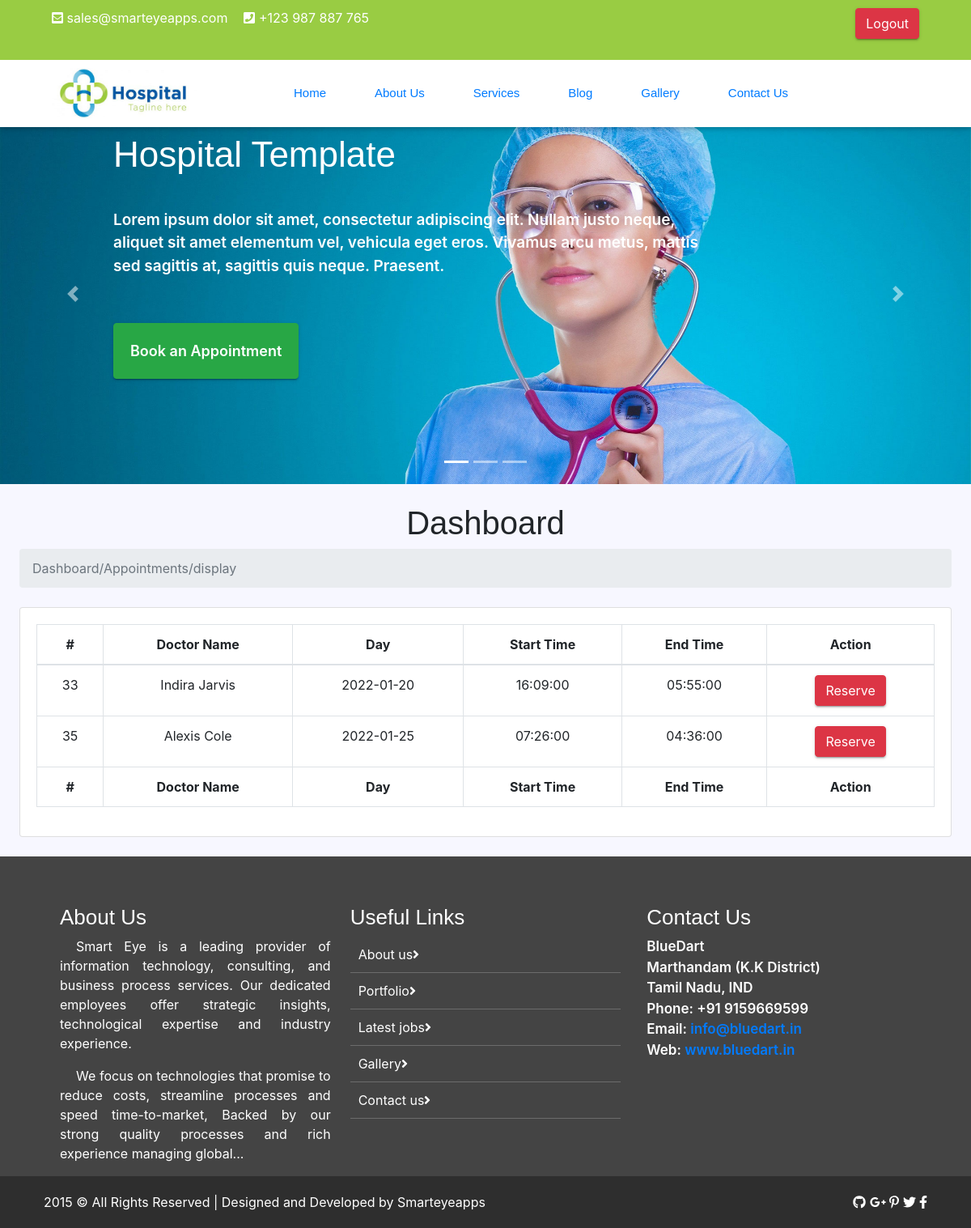
Page /availableAppointments.php (signed in) on the committed database.
### tables this page shows
CREATE TABLE `appointments_doctor`
(
    `id`        tinyint(4) NOT NULL,
    `day`       char(50) NOT NULL,
    `from_time` time     NOT NULL,
    `to_time`   time     NOT NULL,
    `doctor_id` tinyint(4) NOT NULL,
    `status`    tinyint(1) NOT NULL DEFAULT 0
);

CREATE TABLE `users`
(
    `id`             tinyint(4) NOT NULL,
    `name`           char(150) NOT NULL,
    `gender`         tinyint(1) NOT NULL COMMENT '"1 for male, 2 for female" ',
    `email`          char(100) NOT NULL,
    `password`       char(100) NOT NULL,
    `address`        char(150) NOT NULL,
    `phone`          char(11)  NOT NULL,
    `emergencyPhone` char(11)  NOT NULL,
    `image`          char(150) DEFAULT NULL,
    `role_id`        tinyint(100) NOT NULL
);

### availableAppointments.php (the view, shortened to what this page needs)
<?php
require './Admin/helpers/dbConnection.php';
$sql = "select appointments_doctor.*, users.name from users join `appointments_doctor` on appointments_doctor.doctor_id = users.id and appointments_doctor.status = 0";
$op = mysqli_query($con, $sql);
require '_layouts/header.php';
require '_layouts/slider.php';
?>
    <main style="text-align: center">
        <div class="container-fluid">
            <h1 class="mt-4">Dashboard</h1>
            <ol class="breadcrumb mb-4">
                <li class="breadcrumb-item active">Dashboard/Appointments/display</li>
                <?php
                echo '<br>';
                ?>
            </ol>
            <div class="card mb-4">
                <div class="card-body">
                    <div class="table-responsive">
                        <table class="table table-bordered" id="dataTable" width="100%" cellspacing="0">
                            <thead>
                            <tr>
                                <th>#</th>
                                <th>Doctor Name</th>
                                <th>Day</th>
                                <th>Start Time</th>
                                <th>End Time</th>
                                <th>Action</th>
                            </tr>
                            </thead>
                            <tfoot>
                            <tr>
                                <th>#</th>
                                <th>Doctor Name</th>
                                <th>Day</th>
                                <th>Start Time</th>
                                <th>End Time</th>
                                <th>Action</th>
                            </tfoot>
                            <tbody>
                            <?php
                            while ($data = mysqli_fetch_assoc($op)) {
                                ?>
                                <tr>
                                    <td><?php echo $data['id']; ?></td>
                                    <td><?php echo $data['name']; ?></td>
                                    <td><?php echo date('Y-m-d', $data['day']); ?></td>
                                    <td><?php echo $data['from_time']; ?></td>
                                    <td><?php echo $data['to_time']; ?></td>
                                    <td>
                                        <a href='reserved.php?id=<?php echo $data['id']; ?>'
                                           class='btn btn-danger m-r-1em'>Reserve</a>
                                    </td>
                                </tr>
                                <?php
                            }
                            ?>
                            </tbody>
                        </table>
                    </div>
                </div>
            </div>
        </div>
    </main>
<?php
require './_layouts/footer.php';
?>

### _layouts/header.php (shortened to what this page needs)
<!doctype html>
<html lang="en">
<head>
    <link rel="stylesheet" href="http://localhost/Hospital-MS/assets/css/bootstrap.min.css">
    <link rel="stylesheet" href="http://localhost/Hospital-MS/assets/css/fontawsom-all.min.css">
    <link rel="stylesheet" href="http://localhost/Hospital-MS/assets/css/animate.css">
    <link rel="stylesheet" type="text/css" href="http://localhost/Hospital-MS/assets/css/style.css"/>
    <link href="http://localhost/Hospital-MS/admin/assetsDir/css/styles.css" rel="stylesheet"/>
    <link href="https://cdn.datatables.net/1.10.20/css/dataTables.bootstrap4.min.css" rel="stylesheet"
/>
</head>
<body>
<header>
    <div class="header-top">
        <div class="container">
            <div class="row">
                <div class="col-lg-7 col-md-12 left-item">
                    <ul>
                        <li><i class="fas fa-envelope-square"></i> sales@smarteyeapps.com</li>
                        <li><i class="fas fa-phone-square"></i> +123 987 887 765</li>
                    </ul>
                </div>
                <div class="col-lg-5 d-none d-lg-block right-item">
                    <ul>
                        <?php if (isset($_SESSION['user'])) { ?>
                            <li><a class="btn btn-danger" href="/Hospital-MS/logout.php">Logout</a></li>
                        <?php } else { ?>
                            <li><a class="btn btn-group-lg" href="/Hospital-MS/admin/login.php">Login</a></li>
                                                        <li><a class="btn btn-danger" href="/Hospital-MS/signup.php">Signup</a></li>
                        <?php } ?>
                    </ul>
                </div>
            </div>
        </div>
    </div>
    <div id="nav-head" class="header-nav">
        <div class="container">
            <div class="row">
                <div class="col-md-3 col-sm-12 nav-img">
                    <img src="http://localhost/Hospital-MS/assets/images/logo.jpg" alt="">
                </div>
                <div id="menu" class="col-md-9 d-none d-md-block nav-item">
                    <ul>
                        <li><a href="../index.php">Home</a></li>
                        <li><a href="../about_us.php">About Us</a></li>
                        <li><a href="../services.php">Services</a></li>
                        <li><a href="../blog.php">Blog</a></li>
                        <li><a href="../gallery.php">Gallery</a></li>
                        <li><a href="../contact_us.php">Contact Us</a></li>
                    </ul>
                </div>
            </div>
        </div>
    </div>
</header>

### _layouts/slider.php (shortened to what this page needs)
<div class="slider-detail">
    <div id="carouselExampleIndicators" class="carousel slide" data-ride="carousel">
        <ol class="carousel-indicators">
            <li data-target="#carouselExampleIndicators" data-slide-to="0" class="active"></li>
            <li data-target="#carouselExampleIndicators" data-slide-to="1"></li>
            <li data-target="#carouselExampleIndicators" data-slide-to="2"></li>
        </ol>
        <div class="carousel-inner">
            <div class="carousel-item active">
                <img class="d-block w-100" src="http://localhost/Hospital-MS/assets/images/slider/slider_1.jpg"
                     alt="First slide">
                <div class="carousel-caption d-none d-md-block">
                    <h5 class="animated bounceInDown">Hospital Template</h5>
                    <p class="animated bounceInLeft">Lorem ipsum dolor sit amet, consectetur adipiscing elit. Nullam
                        justo neque, <br>
                        aliquet sit amet elementum vel, vehicula eget eros. Vivamus arcu metus, mattis <br>
                        sed sagittis at, sagittis quis neque. Praesent.</p>
                    <div class="row vbh">
                        <a class="btn btn-success animated bounceInUp" href="/Hospital-MS/specializations.php"> Book an
                            Appointment </a>
                    </div>
                </div>
            </div>
        </div>
        <a class="carousel-control-prev" href="#carouselExampleIndicators" role="button" data-slide="prev">
            <span class="carousel-control-prev-icon" aria-hidden="true"></span>
        </a>
        <a class="carousel-control-next" href="#carouselExampleIndicators" role="button" data-slide="next">
            <span class="carousel-control-next-icon" aria-hidden="true"></span>
        </a>
    </div>
</div>

### _layouts/footer.php (shortened to what this page needs)
<footer class="footer">
    <div class="container">
        <div class="row">
            <div class="col-md-4 col-sm-12">
                <h2>About Us</h2>
                <p>
                    Smart Eye is a leading provider of information technology, consulting, and business process
                    services. Our dedicated employees offer strategic insights, technological expertise and industry
                    experience.
                </p>
                <p>We focus on technologies that promise to reduce costs, streamline processes and speed time-to-market,
                    Backed by our strong quality processes and rich experience managing global... </p>
            </div>
            <div class="col-md-4 col-sm-12">
                <h2>Useful Links</h2>
                <ul class="list-unstyled link-list">
                    <li><a ui-sref="about" href="#/about">About us</a><i class="fa fa-angle-right"></i></li>
                    <li><a ui-sref="portfolio" href="#/portfolio">Portfolio</a><i class="fa fa-angle-right"></i></li>
                    <li><a ui-sref="products" href="#/products">Latest jobs</a><i class="fa fa-angle-right"></i></li>
                    <li><a ui-sref="gallery" href="#/gallery">Gallery</a><i class="fa fa-angle-right"></i></li>
                    <li><a ui-sref="contact" href="#/contact">Contact us</a><i class="fa fa-angle-right"></i></li>
                </ul>
            </div>
            <div class="col-md-4 col-sm-12 map-img">
                <h2>Contact Us</h2>
                <address class="md-margin-bottom-40">
                    BlueDart <br>
                    Marthandam (K.K District) <br>
                    Tamil Nadu, IND <br>
                    Phone: +91 9159669599 <br>
                    Email: <a href="mailto:info@anybiz.com" class="">info@bluedart.in</a><br>
                    Web: <a href="smart-eye.html" class="">www.bluedart.in</a>
                </address>
            </div>
        </div>
    </div>
</footer>
<div class="copy">
    <div class="container">
        <a href="https://www.smarteyeapps.com/">2015 &copy; All Rights Reserved | Designed and Developed by
            Smarteyeapps</a>
        <span>
                <a><i class="fab fa-github"></i></a>
                <a><i class="fab fa-google-plus-g"></i></a>
                <a><i class="fab fa-pinterest-p"></i></a>
                <a><i class="fab fa-twitter"></i></a>
                <a><i class="fab fa-facebook-f"></i></a>
        </span>
    </div>
</div>
</body>
</html>

### assets/css/style.css (style rules this page uses)
* { margin: 0px; padding: 0px; list-style: none; }
img { max-width: 100%; }
a { text-decoration: none; outline: none; color: #444; }
ul { margin-bottom: 0; padding-left: 0; }
html, body { height: 100%; }
p { margin-bottom: 0px; width: 100%; }
::placeholder { color: #747f8a !important; font-size: 13px; opacity: .5 !important; }
.container-fluid { padding: 0px; }
h1, h2, h3, h4, h5, h6 { font-family: "mouse-500", Arial, Helvetica, sans-serif; }
body { background-color: #f7f7ff !important; font-family: "mouse-300", Arial, Helvetica, sans-serif; color: #6A6A6A; }
.btn-success { background-color: #1aaa55; border-color: #1aaa55; }
.btn { box-shadow: 0 3px 1px -2px rgba(0, 0, 0, 0.2), 0 2px 2px 0 rgba(0, 0, 0, 0.14), 0 1px 5px 0 rgba(0, 0, 0, 0.12); border-radius: 2px; }
header { box-shadow: 0 2px 5px 0 rgba(0, 0, 0, 0.16), 0 2px 10px 0 rgba(0, 0, 0, 0.12); position: absolute; width: 100%; z-index: 999; background-color: #FFF; }
header .header-top { background-color: #99cc43; }
header .header-top .left-item ul li { float: left; color: #FFF; padding: 10px; }
header .header-top .right-item ul { float: right; }
header .header-top .right-item ul li { float: left; color: #FFF; padding: 10px; }
header .header-nav .nav-item ul li { float: left; font-family: "mouse-500", Arial, Helvetica, sans-serif; font-size: 15px; padding: 30px; }
header .header-nav .nav-img img { width: 200px; padding: 10px; }
.slider-detail { padding-top: 128px; }
.slider-detail .carousel-caption { text-align: left; bottom: 110px; }
.slider-detail .carousel-caption h5 { font-size: 44px; margin-left: -40px; }
.slider-detail .carousel-caption p { margin-left: -40px; font-weight: 600; margin-top: 40px; font-size: 19px; }
.slider-detail .vbh { margin-left: -40px; }
.slider-detail .vbh .btn { padding: 20px; margin-top: 40px; font-weight: 600; font-size: 18px; }
.footer { padding: 50px; padding-bottom: 0px; background-color: #444; color: #FFF; }
.footer h2 { font-size: 26px; margin-top: 10px; }
.footer p { text-align: justify; text-indent: 20px; }
.footer .link-list li { padding: 10px; border-bottom: 1px solid #6C6C6C; }
.footer .link-list li a { color: #FFF; }
.footer .map-img { font-weight: 600; font-size: 17px; padding-left: 20px; }
.copy { padding: 20px; background-color: #2E2E2E; color: #FFF; }
.copy a { color: #FFF; }
.copy span { float: right; }

### rows in the picture
appointments_doctor: id "33", doctor.name "Indira Jarvis", day "2022-01-20", from_time "16:09:00", to_time "05:55:00"
appointments_doctor: id "35", doctor.name "Alexis Cole", day "2022-01-25", from_time "07:26:00", to_time "04:36:00"
